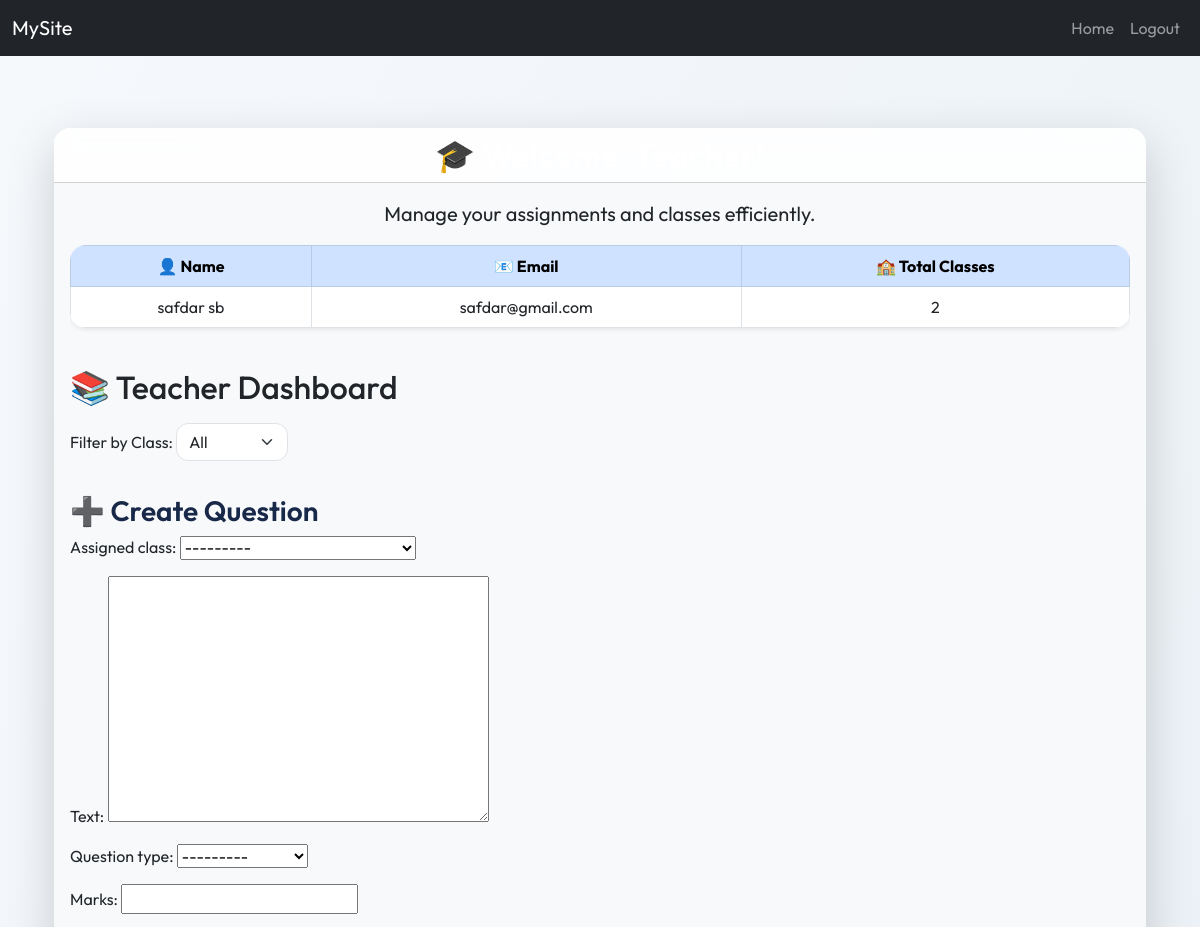
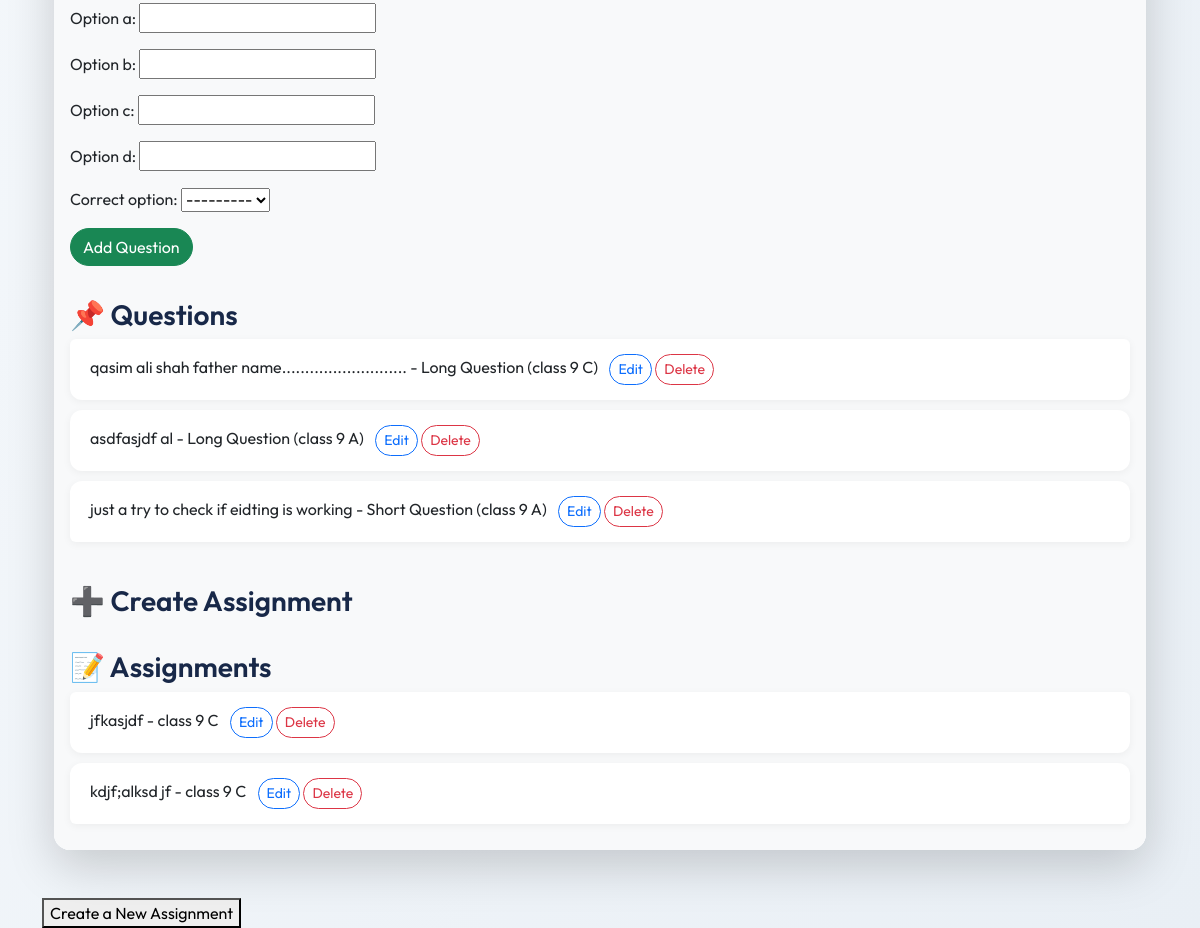
The app's page /user/teacher/dashboard/ (signed in) with its own data (2 pictures, top to bottom).
### users/models.py (models this page shows, shortened)
class User(AbstractBaseUser, PermissionsMixin):
    ROLE_CHOICES = [
        ('admin', 'Admin'),
        ('teacher', 'Teacher'),
        ('student', 'Student'),
    ]
    email = models.EmailField(unique=True)
    full_name = models.CharField(max_length=255)
    is_active = models.BooleanField(default=True)
    is_staff = models.BooleanField(default=False)
    role = models.CharField(max_length=20, choices=ROLE_CHOICES, default='student')
    date_joined = models.DateTimeField(auto_now_add=True)
    objects = CustomUserManager()
    USERNAME_FIELD = 'email'
    REQUIRED_FIELDS = ['full_name']

### assignments/models.py (models this page shows, shortened)
class AssignmentQuestion(models.Model):
    QUESTION_TYPE_CHOICES=[
        ('LONG', 'Long Question'),
        ('SHORT', 'Short Question'),
        ('MCQ', 'Multiple Choice')
    ]
    teacher = models.ForeignKey(
        User,
        on_delete= CASCADE,
        limit_choices_to={'role': 'teacher'},
        related_name= 'questions'
    )
    assigned_class = models.ForeignKey(ClassRoom, on_delete=CASCADE, related_name='questions')
    text = models.TextField()
    question_type = models.CharField(max_length=5, choices = QUESTION_TYPE_CHOICES)
    marks = models.PositiveIntegerField()
    option_a = models.CharField(max_length = 255, blank = True, null = True)
    option_b = models.CharField(max_length=255, blank=True, null=True)
    option_c = models.CharField(max_length=255, blank=True, null=True)
    option_d = models.CharField(max_length=255, blank=True, null=True)
    correct_option = models.CharField(
        max_length=1,
        choices = [('a','A'), ('b', 'B'), ('c', 'C'), ('d', 'D')],
        null=True,
        blank=True,
    )
    created_at = models.DateTimeField(auto_now_add=True)

class Assignment(models.Model):
    title = models.CharField(max_length=255, verbose_name='Title')
    description = models.TextField(verbose_name='Description', blank=True, null=True)
    due_date = models.DateTimeField(validators=[validate_due_date])
    created_at = models.DateTimeField(auto_now_add=True)
    teacher = models.ForeignKey(
        User,
        on_delete=CASCADE,
        limit_choices_to={'role': 'teacher'},
        related_name='assignments',
        blank=True,
        null=True
    )
    assigned_class = models.ForeignKey(
        ClassRoom,
        on_delete=CASCADE,
        related_name='assignments')
    questions = models.ManyToManyField(
        AssignmentQuestion,
        through = 'AssignmentQuestionThrough',
        related_name = 'assignments'
    )

### school/models.py (models this page shows, shortened)
class ClassRoom(models.Model):
    name = models.CharField(max_length=100)
    grade_level= models.IntegerField(validators=[validate_grade_level])
    school = models.ForeignKey(School, on_delete=models.CASCADE, related_name='classes')
    assigned_teacher = models.ForeignKey(
        User,
        on_delete=models.SET_NULL,
        null=True,
        blank=True,
        limit_choices_to={'role': 'teacher'},
        related_name='teaching_classes'
    )
    students = models.ManyToManyField(
        User,
        blank=True,
        limit_choices_to={'role': 'student'},
        related_name='enrolled_classes'
    )
    is_active = models.BooleanField(default=True, verbose_name="Is Active")
    created_at = models.DateTimeField(auto_now_add=True)
    class Meta:
        unique_together = ('name', 'school')  #here ensuring classname should be unique, we fullfilled one section or multiple section requirements here
    def __str__(self):
        return f"{self.name} - Grade {self.grade_level} ({self.school.name})"

### users/views.py (the view, shortened to what this page needs)
# urls.py: path('teacher/dashboard/', TeacherDashboardView.as_view(), name='teacher_dashboard'),
@method_decorator(teacher_required, name='dispatch')
class TeacherDashboardView(View):
    template_name = 'teacher_dashboard.html'
    def get(self, request):
        if request.user.role !='teacher':
            return HttpResponse("this moduel is only for teacher")
        name_is, email_is, temp = teacher_basic_info(request)
        class_filter = request.GET.get('class_id')
        classes = request.user.teaching_classes.all()
        if class_filter:
            questions = AssignmentQuestion.objects.filter(teacher = request.user, assigned_class__id = class_filter)
            assignments = Assignment.objects.filter(teacher = request.user, assigned_class__id = class_filter)
        else:
            questions = AssignmentQuestion.objects.filter(teacher = request.user)
            assignments = Assignment.objects.filter(teacher=request.user)
        question_forms = {
            q.id: AssignmentQuestionInLineForm(instance=q, user=request.user)
            for q in questions
        }
        context = {
            'classes': classes,
            'selected_class_id':class_filter,
            "assignment_form": AssignmentForm(request = request),
            "question_form":AssignmentQuestionInLineForm(user=request.user),
            'question_forms' : question_forms,
            'assignments' : assignments,
            'questions': questions,
            "name_is": name_is,
            "email_is": email_is,
            'total_classes': temp
        }
        return render(request, self.template_name, context)

### assignments/forms.py (shortened to what this page needs)
class AssignmentForm(forms.ModelForm):
    class Meta:
        model = Assignment
        fields = ['title', 'assigned_class', 'due_date']
    def __init__(self, *args, **kwargs):
        self.request = kwargs.pop("request", None)
        super().__init__(*args, **kwargs)
        if self.request and self.request.user.role == "teacher":
            self.fields['assigned_class'].queryset = self.request.user.teaching_classes.all()

class AssignmentQuestionInLineForm(forms.ModelForm):
    class Meta:
        model = AssignmentQuestion
        fields = ('assigned_class', 'text', 'question_type', 'marks', 'option_a', 'option_b', 'option_c', 'option_d', 'correct_option')
    def __init__(self, *args, **kwargs):
        user = kwargs.pop('user', None)
        super().__init__(*args, **kwargs)
        self.user = user
        self.fields['assigned_class'].queryset = ClassRoom.objects.filter(assigned_teacher=user)

### users/templatetags/custom_filters.py (called while the page is built)
@register.filter
def get_item(dictionary, key):
    return dictionary.get(key)

### users/views.py (called while the page is built)
def teacher_basic_info(request):
    role_is = request.user.role
    name_is = request.user.full_name
    email_is = request.user.email
    all_classes_of_teacher = ClassRoom.objects.filter(assigned_teacher__email__iexact=email_is)
    temp = 0
    for class_ in all_classes_of_teacher:
        temp += 1
    return name_is, email_is, temp

### users/templates/teacher_dashboard.html (shortened to what this page needs)
{% extends 'base.html' %}
{% load custom_filters %}
{% block content %}
<div class="container py-5">
    <div class="card shadow-lg border-0 rounded-4">
        <div class="card-header bg-gradient text-white rounded-top-4"
             style="background: linear-gradient(135deg, #4b6cb7 0%, #182848 100%);">
            <h2 class="text-center mb-0">🎓 Welcome, Teacher!</h2>
        </div>
        <div class="card-body bg-light rounded-bottom-4">
            <p class="text-center fs-5">Manage your assignments and classes efficiently.</p>
            <div class="table-responsive mb-4">
                <table class="table table-hover table-bordered rounded-4 overflow-hidden shadow-sm bg-white">
                    <thead class="table-primary text-center">
                    <tr>
                        <th>👤 Name</th>
                        <th>📧 Email</th>
                        <th>🏫 Total Classes</th>
                    </tr>
                    </thead>
                    <tbody class="text-center">
                    <tr>
                        <td>{{ name_is }}</td>
                        <td>{{ email_is }}</td>
                        <td>{{ total_classes }}</td>
                    </tr>
                    </tbody>
                </table>
            </div>
            <h2 class="mb-3">📚 Teacher Dashboard</h2>
            <form class="mb-4" method="get">
                <label class="form-label">Filter by Class:</label>
                <select class="form-select w-auto d-inline-block" name="class_id" onchange="this.form.submit()">
                    <option value="">All</option>
                </select>
            </form>
            <h3>➕ Create Question</h3>
            <form class="mb-4" method="post">
                {{ question_form.as_p }}
                <button class="btn btn-success" type="submit">Add Question</button>
            </form>
            <h3>📌 Questions</h3>
            <ul class="list-group mb-4">
                {% for q in questions %}
                <li class="list-group-item">
                    <div id="question-display-{{ q.id }}">
                        {{ q.text }} - {{ q.get_question_type_display }} ({{ q.assigned_class.name }})
                        <button class="btn btn-sm btn-outline-primary ms-2"
                                onclick="toggleEditForm('{{ q.id }}', 'question')">Edit
                        </button>
                        <form method="post" style="display:inline;">
                            <button class="btn btn-sm btn-outline-danger" type="submit">Delete</button>
                        </form>
                    </div>
                </li>
                {% empty %}
                <li class="list-group-item text-muted">No questions available.</li>
                {% endfor %}
            </ul>
            <h3>➕ Create Assignment</h3>
            <h3>📝 Assignments</h3>
            <ul class="list-group">
                {% for a in assignments %}
                <li class="list-group-item">
                    <div id="assignment-display-{{ a.id }}">
                        {{ a.title }} - {{ a.assigned_class.name }}
                        <button class="btn btn-sm btn-outline-primary ms-2"
                                onclick="toggleEditForm('{{ a.id }}', 'assignment')">Edit
                        </button>
                        <form method="post" style="display:inline;">
                            <button class="btn btn-sm btn-outline-danger" type="submit">Delete</button>
                        </form>
                    </div>
                </li>
                {% empty %}
                <li class="list-group-item text-muted">No assignments available.</li>
                {% endfor %}
            </ul>
        </div>
    </div>
</div>
<div>
    <a href="{% url 'assignment_create_view' %}">
        <button type="button" >Create a New Assignment</button>
    </a>
</div>
{% endblock %}

### users/templates/teacher_dashboard.html (style rules this page uses)
body { font-family: 'Outfit', sans-serif; background: linear-gradient(120deg, #f6f9fc, #e9eff5); color: #333; }
.card { background: rgba(255, 255, 255, 0.85); backdrop-filter: blur(12px); border-radius: 1.5rem; border: 1px solid rgba(255, 255, 255, 0.2); box-shadow: 0 20px 50px rgba(0, 0, 0, 0.1); }
.card-header h2 { font-weight: 600; letter-spacing: 0.5px; }
.table { border-radius: 1rem; overflow: hidden; }
.btn { border-radius: 50px; transition: all 0.3s ease; }
.form-select, .form-control { border-radius: 12px; }
h3 { margin-top: 2rem; font-weight: 600; color: #182848; }
.list-group-item { background-color: #fff; border: none; box-shadow: 0 2px 8px rgba(0, 0, 0, 0.05); border-radius: 12px; margin-bottom: 10px; padding: 15px 20px; }
.table th, .table td { vertical-align: middle; }

### records on screen
User: full_name "safdar sb", email "safdar@gmail.com"
AssignmentQuestion: text "qasim ali shah father name...........................", question_type "Long Question", assigned_class.name "class 9 C"
AssignmentQuestion: text "asdfasjdf al", question_type "Long Question", assigned_class.name "class 9 A"
AssignmentQuestion: text "just a try to check if eidting is working", question_type "Short Question", assigned_class.name "class 9 A"
Assignment: title "jfkasjdf", assigned_class.name "class 9 C"
Assignment: title "kdjf;alksd jf", assigned_class.name "class 9 C"

### other values on screen
{{ total_classes }} "2"
